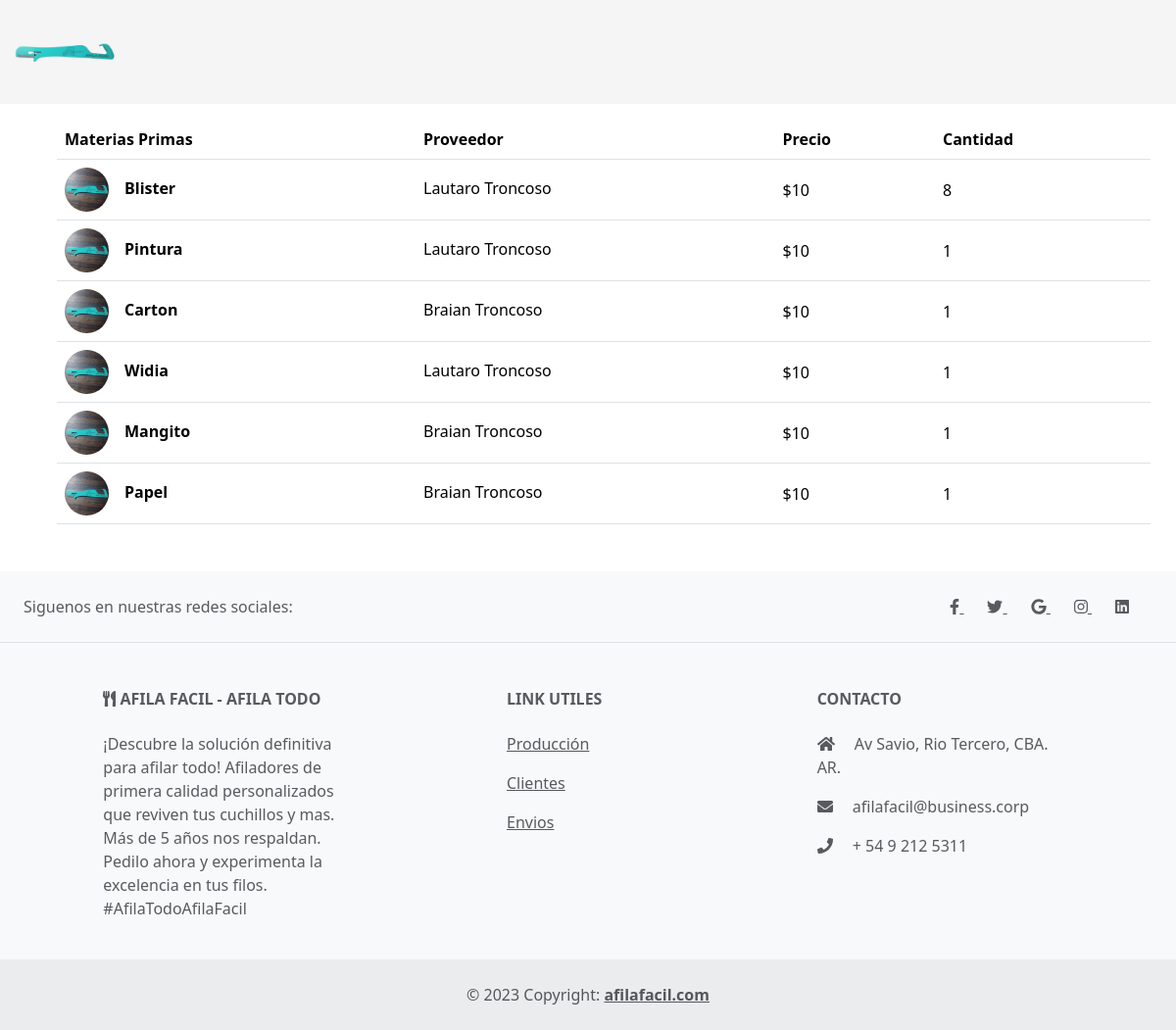
Screenshot of /materias_primas/ with the database file from the repository.
### materias_primas/models.py (models this page shows, shortened)
class Materias(models.Model):
    nombre = models.CharField(max_length=45)
    precio = models.IntegerField()
    cantidad = models.IntegerField()
    proveedores = models.ForeignKey(Proveedores, null=True, blank=True, on_delete=models.SET_NULL, related_name='materias')
    imagen = models.CharField(max_length=100)
    def get_imagen_url(self):
        if self.imagen:
            return f"/static/img/{self.imagen}"
        else:
            return "/static/img/afilador.jpeg"
    class Meta:
        db_table = 'materias'
        verbose_name = "Materia"

### proveedores/models.py (models this page shows, shortened)
class Proveedores(models.Model):
    nombre = models.CharField(max_length=50)
    apellido = models.CharField(max_length=50)
    direccion = models.CharField(max_length=100)
    telefono = models.IntegerField(null=True, blank=True)
    email = models.CharField(max_length=100)
    imagen = models.TextField(null=True, blank=True)
    class Meta:
        db_table = 'proveedores'
        verbose_name = "Proveedores"

### materias_primas/views.py (the view)
# urls.py: path('', views.mostrar_materias_primas, name='materias_primas'),
def mostrar_materias_primas(request):
    materias = Materias.objects.all()
    return render(request, 'materias_primas.html', {'materias': materias, 'mensaje': "No hay Materia Prima"})

### materias_primas/templates/materias_primas.html (shortened to what this page needs)
{% extends "materias_primas/layout.html" %}
{% load static %}
{% block content %}
{% if materias%}
<div class="container">
    <table class="table align-middle mb-0 bg-white m-3 mb-5">
        <thead class="bg-light">
        <tr>
            <th>Materias Primas</th>
            <th>Proveedor</th>
            <th>Precio</th>
            <th>Cantidad</th>
        </tr>
        </thead>
        <tbody>
        {% for materia in materias %}
            <tr>
                <td>
                <div class="d-flex align-items-center">
                    <img
                        src="{{ materia.get_imagen_url }}"
                        alt="NO-IMG"
                        style="width: 45px; height: 45px"
                        class="rounded-circle"
                        />
                    <div class="ms-3">
                    <p class="fw-bold mb-1 ml-2">{{materia.nombre}}</p>
                    </div>
                </div>
                </td>
                <td>
                <p class="fw-normal mb-1">{{ materia.proveedores.nombre }} {{ materia.proveedores.apellido}}</p>
                </td>
                <td>${{ materia.precio }}</td>
                <td>{{ materia.cantidad }}</td>
            </tr>
        {%endfor%}
        </tbody>
    </table>
{%else%}
    {{ mensaje }}
{%endif%}
</div>
{% endblock %}

### rows the page displays
Materias: nombre "Blister", proveedores.nombre "Lautaro", proveedores.apellido "Troncoso", precio "10", cantidad "8"
Materias: nombre "Pintura", proveedores.nombre "Lautaro", proveedores.apellido "Troncoso", precio "10", cantidad "1"
Materias: nombre "Carton", proveedores.nombre "Braian", proveedores.apellido "Troncoso", precio "10", cantidad "1"
Materias: nombre "Widia", proveedores.nombre "Lautaro", proveedores.apellido "Troncoso", precio "10", cantidad "1"
Materias: nombre "Mangito", proveedores.nombre "Braian", proveedores.apellido "Troncoso", precio "10", cantidad "1"
Materias: nombre "Papel", proveedores.nombre "Braian", proveedores.apellido "Troncoso", precio "10", cantidad "1"
